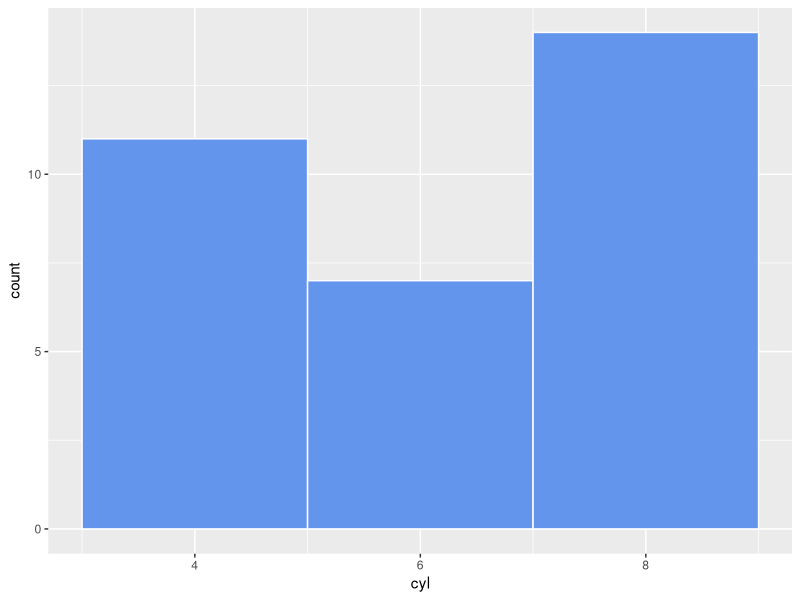

The R source for this figure:
#[, 1]	mpg	Miles/(US) gallon
#[, 2]	cyl	Number of cylinders
#[, 3]	disp	Displacement (cu.in.)
#[, 4]	hp	Gross horsepower
#[, 5]	drat	Rear axle ratio
#[, 6]	wt	Weight (1000 lbs)
#[, 7]	qsec	1/4 mile time
#[, 8]	vs	Engine (0 = V-shaped, 1 = straight)
#[, 9]	am	Transmission (0 = automatic, 1 = manual)
#[,10]	gear	Number of forward gears
#[,11]	carb	Number of carburetors

mtcars
library(ggplot2)

colnames(mtcars)

head(mtcars)

# cars with cylinders
ggplot(mtcars,aes(cyl)) + 
  geom_histogram(fill="cornflowerblue",color="white",bins=3)

